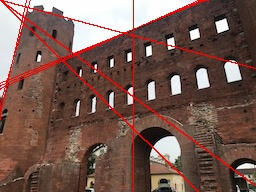

Recreate this plot in Python.
import cv2
import numpy as np
import matplotlib.pyplot as plt

# Read image
img = cv2.imread("thorino.jpg").astype(np.float32)
H, W, C = img.shape

# Gray
gray = 0.2126 * img[..., 2] + 0.7152 * img[..., 1] + 0.0722 * img[..., 0]

# Gaussian Filter
K_size = 5
sigma = 1.4

## Zero padding
pad = K_size // 2
gau = np.zeros((H + pad*2, W + pad*2), dtype=np.float32)
#gau[pad:pad+H, pad:pad+W] = gray.copy().astype(np.float32)
gau = np.pad(gray, (pad, pad), 'edge')
tmp = gau.copy()

## Kernel
K = np.zeros((K_size, K_size), dtype=np.float32)
for x in range(-pad, -pad+K_size):
    for y in range(-pad, -pad+K_size):
        K[y+pad, x+pad] = np.exp( -(x**2 + y**2) / (2* (sigma**2)))
K /= (sigma * np.sqrt(2 * np.pi))
K /= K.sum()

for y in range(H):
    for x in range(W):
        gau[pad+y, pad+x] = np.sum(K * tmp[y:y+K_size, x:x+K_size])

## Sobel vertical
KSV = np.array(((-1., -2., -1.), (0., 0., 0.), (1., 2., 1.)), dtype=np.float32)
## Sobel horizontal
KSH = np.array(((-1., 0., 1.), (-2., 0., 2.), (-1., 0., 1.)), dtype=np.float32)

gau = gau[pad-1:H+pad+1, pad-1:W+pad+1]
fy = np.zeros_like(gau, dtype=np.float32)
fx = np.zeros_like(gau, dtype=np.float32)
K_size = 3
pad = K_size // 2

for y in range(H):
    for x in range(W):
        fy[pad+y, pad+x] = np.sum(KSV * gau[y:y+K_size, x:x+K_size])
        fx[pad+y, pad+x] = np.sum(KSH * gau[y:y+K_size, x:x+K_size])
        
fx = fx[pad:pad+H, pad:pad+W]
fy = fy[pad:pad+H, pad:pad+W]

# Non-maximum suppression
edge = np.sqrt(np.power(fx, 2) + np.power(fy, 2))
fx[fx == 0] = 1e-5
tan = np.arctan(fy / fx)
## Angle quantization
angle = np.zeros_like(tan, dtype=np.uint8)
angle[np.where((tan > -0.4142) & (tan <= 0.4142))] = 0
angle[np.where((tan > 0.4142) & (tan < 2.4142))] = 45
angle[np.where((tan >= 2.4142) | (tan <= -2.4142))] = 95
angle[np.where((tan > -2.4142) & (tan <= -0.4142))] = 135

for y in range(H):
    for x in range(W):
        if angle[y, x] == 0:
            dx1, dy1, dx2, dy2 = -1, 0, 1, 0
        elif angle[y, x] == 45:
            dx1, dy1, dx2, dy2 = -1, 1, 1, -1
        elif angle[y, x] == 90:
            dx1, dy1, dx2, dy2 = 0, -1, 0, 1
        elif angle[y, x] == 135:
            dx1, dy1, dx2, dy2 = -1, -1, 1, 1
        if x == 0:
            dx1 = max(dx1, 0)
            dx2 = max(dx2, 0)
        if x == W-1:
            dx1 = min(dx1, 0)
            dx2 = min(dx2, 0)
        if y == 0:
            dy1 = max(dy1, 0)
            dy2 = max(dy2, 0)
        if y == H-1:
            dy1 = min(dy1, 0)
            dy2 = min(dy2, 0)
        if max(max(edge[y, x], edge[y+dy1, x+dx1]), edge[y+dy2, x+dx2]) != edge[y, x]:
            edge[y, x] = 0


# Histeresis threshold
HT = 100
LT = 30
edge[edge >= HT] = 255
edge[edge <= LT] = 0

_edge = np.zeros((H+2, W+2), dtype=np.float32)
_edge[1:H+1, 1:W+1] = edge

## 8 - Nearest neighbor
nn = np.array(((1., 1., 1.), (1., 0., 1.), (1., 1., 1.)), dtype=np.float32)

for y in range(1, H+2):
    for x in range(1, W+2):
        if _edge[y, x] < LT or _edge[y, x] > HT:
            continue
        if np.max(_edge[y-1:y+2, x-1:x+2] * nn) >= HT:
            _edge[y, x] = 255
        else:
            _edge[y, x] = 0

edge = _edge[1:H+1, 1:W+1].astype(np.uint8)

## Canny finish

# Hough

## Voting
drho = 1
dtheta = 1
rho_max = np.ceil(np.sqrt(H**2 + W**2)).astype(np.int)
hough = np.zeros((rho_max, 180), dtype=np.int)

ind = np.where(edge == 255)

## hough transformation
for y, x in zip(ind[0], ind[1]):
    for theta in range(0, 180, dtheta):
        t = np.pi / 180 * theta
        rho = int(x * np.cos(t) + y * np.sin(t))
        hough[rho, theta] += 1

plt.imshow(hough, cmap='gray')

## non maximum suppression
for y in range(rho_max):
    for x in range(180):
        x1 = max(x-1, 0)
        x2 = min(x+2, 180)
        y1 = max(y-1, 0)
        y2 = min(y+2, rho_max)
        if np.max(hough[y1:y2, x1:x2]) == hough[y,x] and hough[y, x] != 0:
            pass
            #hough[y,x] = 255
        else:
            hough[y,x] = 0
ind_x = np.argsort(hough.ravel())[::-1][:10]
ind_y = ind_x.copy()
thetas = ind_x % 180
rhos = ind_y // 180
#_hough = np.zeros_like(hough, dtype=np.int)
#_hough[rhos, thetas] = 255

## Inverse hough transformation

out = img.copy()

for theta, rho in zip(thetas, rhos):
    t = np.pi / 180. * theta
    for x in range(W):
        if np.sin(t) != 0:
            y = - (np.cos(t) / np.sin(t)) * x + rho / np.sin(t)
            y = int(y)
            if y >= H or y < 0:
                continue
            out[y, x] = [0, 0, 255]
    for y in range(H):
        if np.cos(t) != 0:
            x = - (np.sin(t) / np.cos(t)) * y + rho / np.cos(t)
            x = int(x)
            if x >= W or x < 0:
                continue
            out[y, x] = [0, 0, 255]
          
out = out.astype(np.uint8)
            
# Save result
cv2.imwrite("out.jpg", out)
cv2.imshow("result", out)
cv2.waitKey(0)
cv2.destroyAllWindows()
